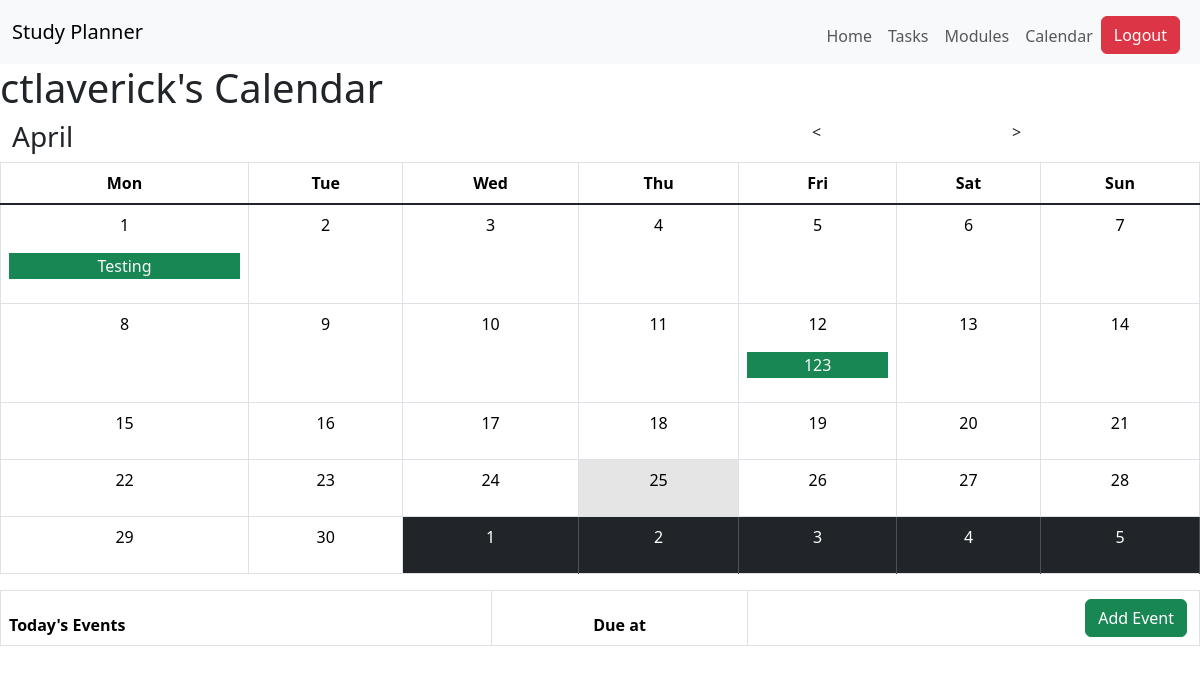
Before: /events/calendar (signed in) with the older database file.
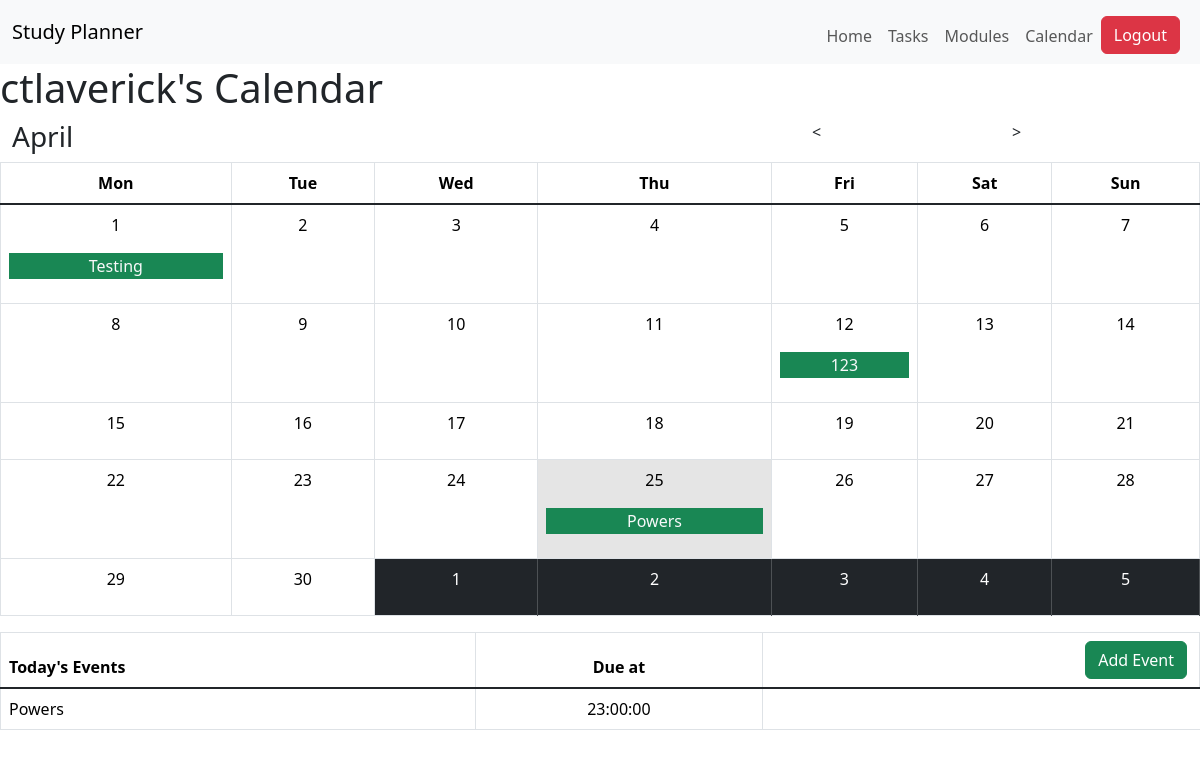
After: the same page with the newer database file.
### StudyPlanner/models.py (models this page shows)
class Event(db.Model):
    id = db.Column(db.Integer, primary_key=True)
    user = db.Column(db.Integer, db.ForeignKey('user.id'))
    module = db.Column(db.Integer, db.ForeignKey('module.id', ondelete="CASCADE"))
    task = db.Column(db.Integer, db.ForeignKey('task.id', ondelete="CASCADE"))
    name = db.Column(db.String(100), nullable=False)
    description = db.Column(db.String(256), nullable=False)
    creation_date = db.Column(db.DateTime, default= datetime.datetime.now(datetime.UTC))
    due_date = db.Column(db.DateTime, nullable=False)
    tasks = db.relationship('Task', backref='task', primaryjoin="Event.id==Task.event")

### StudyPlanner/core.py (the view)
@bp.route("/events/calendar")
def calendarPage():
    userid = current_user.get_id()
    cal = calendar.Calendar(firstweekday=0) # Creates a calendar with the first week day being monday
    today = date.today() # Gets today date
    year = today.year # Gets todays year
    month = today.month #gets todays month
    month_name = calendar.month_name[month]
    day_date = today.day # Gets todays day
    month_days = []
    week_days = []
    num = 0
    date1 = date(year, month, 1)
    date2 = date(year, (month+1), 1)
    events = Event.query.filter_by(user=userid).filter(Event.due_date.between(date1, date2)).all()
    userEvents = current_user.events
    for day in cal.itermonthdates(year, month): #Generates list of weeks which are lists of days
        num += 1
        events = Event.query.filter_by(user=userid).filter(Event.due_date.between(datetime.datetime(day.year, day.month, day.day, 0, 0, 0, 0), datetime.datetime(day.year, day.month, day.day, 23, 59, 59, 999999))).all()
        dayList = [day.day, day.month, events]
        week_days.append(dayList)
        if num % 7 == 0:
            month_days.append(week_days)
            week_days = []
    todaysEvents = Event.query.filter_by(user=userid).filter(Event.due_date.between(datetime.datetime(today.year, today.month, today.day, 0, 0, 0, 0), datetime.datetime(day.year, day.month, day.day, 23, 59, 59, 999999))).all()
    return render_template("core/calendar.html", month=month_days, day_date=day_date, current_month=month, month_name=month_name, todaysEvents=todaysEvents)

### StudyPlanner/__init__.py (called while the page is built)
def create_app():
    app = Flask(__name__)
    app.config['SECRET_KEY'] = 'd71da3aa16a41e7005859041a8063229c1e84514118c8a41b0a03438225499e6'
    app.config['SQLALCHEMY_DATABASE_URI'] = 'sqlite:///db.sqlite'
    db.init_app(app)
    with app.app_context():
        db.create_all()
    from StudyPlanner import auth, core
    app.register_blueprint(auth.bp)
    app.register_blueprint(core.bp)
    login_manager = LoginManager()
    login_manager.login_view = 'auth.login'
    login_manager.init_app(app)
    @login_manager.user_loader
    def load_user(user_id):
        return User.query.get(int(user_id))
    return app

### StudyPlanner/core.py (called while the page is built)
@bp.app_template_filter('date_filter')
def date_filter(date):
    date = str(date)
    return date[10:]

### StudyPlanner/templates/core/calendar.html
{% extends "base.html" %}
{% block content %}
<h1>{{current_user.username}}'s Calendar</h1>
<div class="container-fluid vw-100">
    <div class="row">
        <div class="col-8">
            <h3 class="text-start">{{ month_name }}</h3>
        </div>
        <div class="col-2">
            <p><</p>
        </div>
        <div class="col-2">
            <p>></p>
        </div>
    </div>
</div>
<div class="text-center table-responsive">
    <table class="vw-100 table table-bordered fixed-table-body">
        <thead>
            <tr>
                <th>Mon</th>
                <th>Tue</th>
                <th>Wed</th>
                <th>Thu</th>
                <th>Fri</th>
                <th>Sat</th>
                <th>Sun</th>
            </tr>
        </thead>
        <tbody class="table-group-divider">
            {% for week in month %}
            <tr>
                {% for day in week %}
                    <td class="{% if day[0] == day_date %} table-active {% endif %} {% if day[1] != current_month %} table-dark {% endif %}">
                        <p>{{ day[0] }}</p>
                        {% for event in day[2] %}
                            <p class="border border-success border-top border-bottom bg-success text-light">{{ event.name }}</p>
                        {% endfor %}
                    </td>
                {% endfor %}
            </tr>
            {% endfor %}
        </tbody>
    </table>
</div>
<div>
    <table class="vw-100 table table-bordered fixed-table-body">
        <thead>
            <tr>
                <th>Today's Events</th>
                <th class="text-center">Due at</th>
                <th class="text-end"><a href="{{ url_for('core.addEvent')}}" class="btn btn-success me-1">Add Event</a></th>
            </tr>
        </thead>
        <tbody class="table-group-divider">
            {% for event in todaysEvents %}
            <tr>
                <td>{{ event.name }}</td>
                <td class="text-center">{{ event.due_date | date_filter }}</td>
            </tr>
            {% endfor%}
        </tbody>
    </table>
</div>
{% endblock %}

Changed rows visible on the page:
added Event: name "Powers", due_date "23:00:00"
